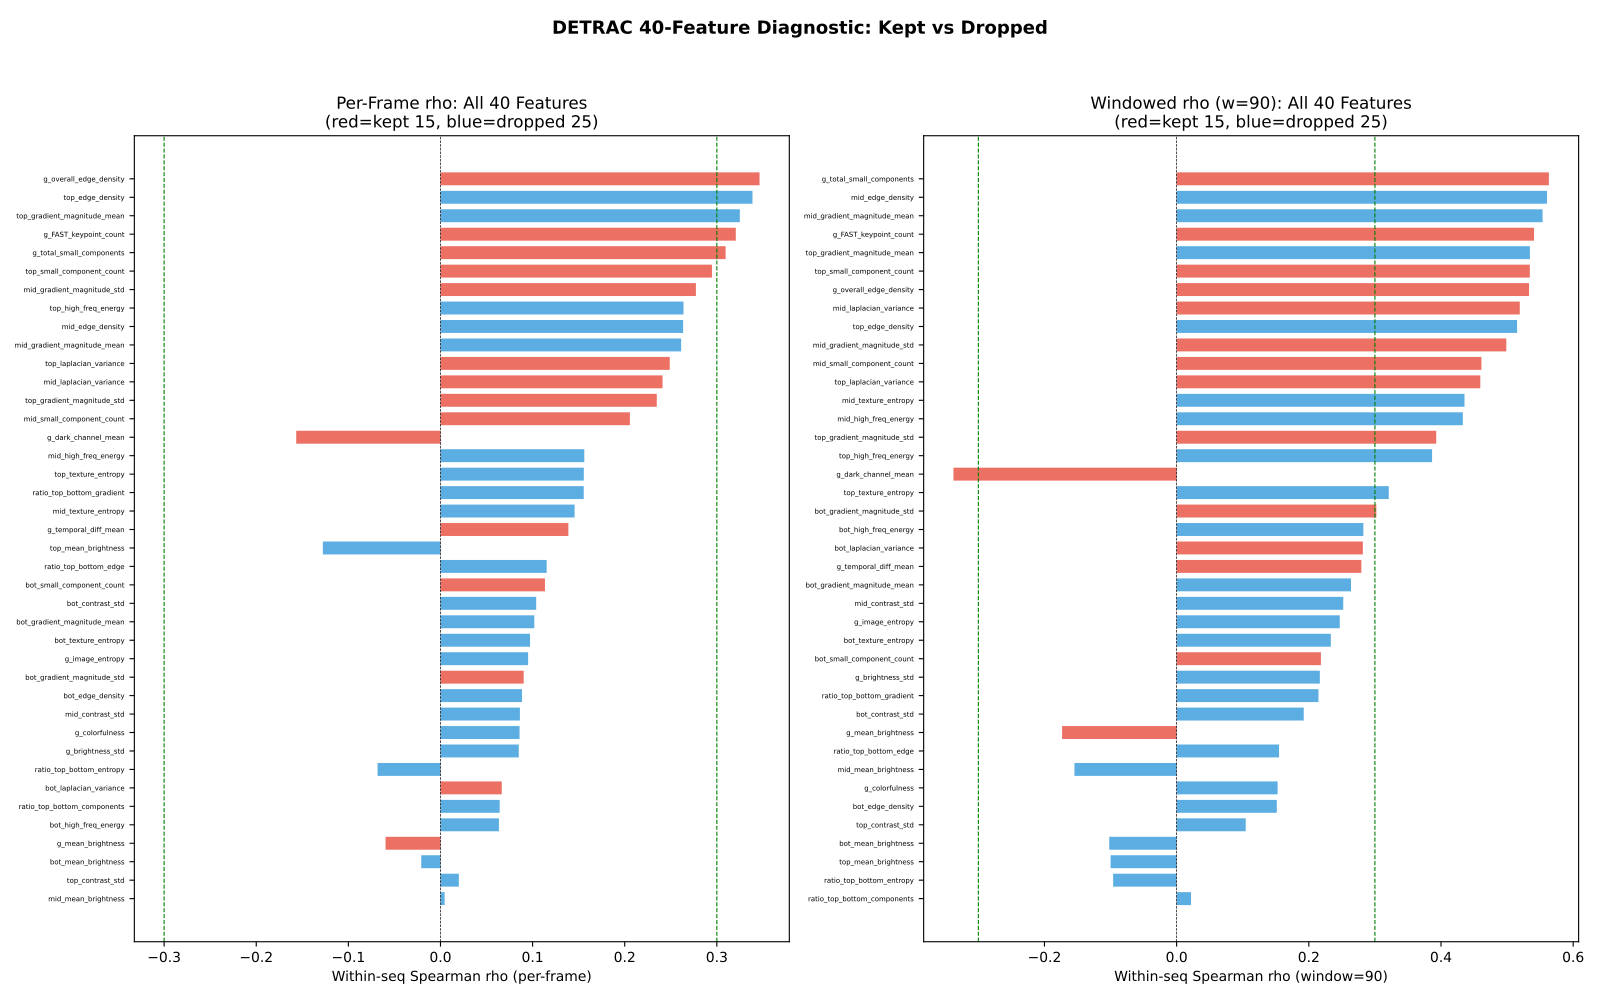

The script that saved this image:
#!/usr/bin/env python3
"""Quick diagnostic: all 40 DETRAC candidate features.

Tests whether the 25 features dropped during selection carry signal
that the final 15 missed. Uses existing 14.5K-frame candidate data.

Runs: windowed Spearman (w=30,60,90) + Elastic Net on all 40 features.
"""

from pathlib import Path

import matplotlib
matplotlib.use("Agg")
import matplotlib.pyplot as plt
from matplotlib.backends.backend_pdf import PdfPages
import numpy as np
import pandas as pd
from scipy.stats import spearmanr
from sklearn.linear_model import ElasticNetCV
from sklearn.preprocessing import StandardScaler

# ── Paths ──────────────────────────────────────────────────────────
ECHO_ROOT = Path(__file__).resolve().parent.parent
DET_CSV = ECHO_ROOT / "res_experiment" / "detrac_results.csv"
CAND_CSV = ECHO_ROOT / "spatial_experiments" / "spatial_experiments_candidate_features.csv"
PDF_PATH = ECHO_ROOT / "spatial_experiments" / "detrac_diagnostic_40feat.pdf"

# ── The 15 features that were kept ────────────────────────────────
KEPT_15 = {
    "top_laplacian_variance", "top_small_component_count", "top_gradient_magnitude_std",
    "mid_laplacian_variance", "mid_small_component_count", "mid_gradient_magnitude_std",
    "bot_laplacian_variance", "bot_small_component_count", "bot_gradient_magnitude_std",
    "global_total_small_components", "global_overall_edge_density",
    "global_FAST_keypoint_count", "global_mean_brightness",
    "global_dark_channel_mean", "global_temporal_diff_mean",
}

WINDOW_SIZES = [30, 60, 90]


def within_seq_spearman(df, feature_cols, target, min_frames=5):
    results = {}
    for feature in feature_cols:
        per_seq_rhos = []
        for _, group in df.groupby("sequence"):
            if len(group) < min_frames:
                continue
            if group[target].std() > 0 and group[feature].std() > 0:
                rho, _ = spearmanr(group[feature], group[target])
                if not np.isnan(rho):
                    per_seq_rhos.append(rho)
        results[feature] = {
            "rho": np.mean(per_seq_rhos) if per_seq_rhos else 0.0,
            "n": len(per_seq_rhos),
        }
    return results


def build_windowed_df(df, feature_cols, window_size):
    rows = []
    for seq, group in df.groupby("sequence"):
        group = group.sort_values("frame_id").reset_index(drop=True)
        n_windows = len(group) // window_size
        for w in range(n_windows):
            chunk = group.iloc[w * window_size:(w + 1) * window_size]
            row = {"sequence": seq, "window_idx": w}
            row["fn_nano"] = chunk["fn_nano"].mean()
            row["num_gt"] = chunk["num_gt"].mean()
            for feat in feature_cols:
                row[feat] = chunk[feat].mean()
            rows.append(row)
    return pd.DataFrame(rows)


def main():
    # ── Load & merge ──────────────────────────────────────────────
    print("Loading data...", flush=True)
    det_df = pd.read_csv(DET_CSV)
    cand_df = pd.read_csv(CAND_CSV)

    # Get fn_nano from detection results
    nano = det_df[det_df["model"] == "nano_320"][["sequence", "frame_id", "tp", "fn"]].copy()
    nano = nano.rename(columns={"tp": "tp_nano", "fn": "fn_nano"})

    # cand_df has num_misses — merge with nano for fn_nano and num_gt
    medium = det_df[det_df["model"] == "medium_640"][["sequence", "frame_id", "fn"]].copy()
    medium = medium.rename(columns={"fn": "fn_medium"})
    det_info = nano.merge(medium, on=["sequence", "frame_id"])

    # Also need num_gt — get from det_df
    num_gt = det_df[det_df["model"] == "nano_320"][["sequence", "frame_id", "num_gt"]].copy()
    det_info = det_info.merge(num_gt, on=["sequence", "frame_id"])

    df = cand_df.merge(det_info, on=["sequence", "frame_id"])
    print(f"  {len(df):,} frames, {df['sequence'].nunique()} sequences", flush=True)

    # Feature columns = all 40
    meta_cols = {"sequence", "frame_id", "weather", "num_misses",
                 "tp_nano", "fn_nano", "fn_medium", "num_gt"}
    feature_cols = [c for c in df.columns if c not in meta_cols]
    dropped_25 = [f for f in feature_cols if f not in KEPT_15]

    print(f"  {len(feature_cols)} features total, {len(dropped_25)} were dropped\n", flush=True)

    # ── Per-frame Spearman (all 40) ──────────────────────────────
    print("=" * 65)
    print("PER-FRAME WITHIN-SEQUENCE SPEARMAN (all 40 features vs fn_nano)")
    print("=" * 65)

    pf_rhos = within_seq_spearman(df, feature_cols, "fn_nano", min_frames=30)
    pf_sorted = sorted(pf_rhos.items(), key=lambda x: abs(x[1]["rho"]), reverse=True)

    print(f"\n{'Feature':<42s} {'rho':>8s}  {'kept?':>5s}")
    print("-" * 60)
    for feat, vals in pf_sorted:
        kept = "YES" if feat in KEPT_15 else "no"
        print(f"{feat:<42s} {vals['rho']:>+8.4f}  {kept:>5s}")

    # ── Windowed Spearman ─────────────────────────────────────────
    print(f"\n{'=' * 65}")
    print("WINDOWED SPEARMAN (all 40 features vs fn_nano)")
    print("=" * 65)

    windowed_results = {}
    for ws in WINDOW_SIZES:
        wdf = build_windowed_df(df, feature_cols, ws)
        rhos = within_seq_spearman(wdf, feature_cols, "fn_nano", min_frames=5)
        windowed_results[ws] = rhos

        sorted_rhos = sorted(rhos.items(), key=lambda x: abs(x[1]["rho"]), reverse=True)
        print(f"\n--- Window = {ws} ({len(wdf)} windows) ---")
        print(f"{'Feature':<42s} {'rho':>8s}  {'kept?':>5s}")
        print("-" * 60)
        for feat, vals in sorted_rhos[:15]:  # top 15
            kept = "YES" if feat in KEPT_15 else "no"
            print(f"{feat:<42s} {vals['rho']:>+8.4f}  {kept:>5s}")

    # ── Elastic Net (windowed w=30) ──────────────────────────────
    print(f"\n{'=' * 65}")
    print("ELASTIC NET (window=30, within-seq normalized, all 40 features)")
    print("=" * 65)

    wdf30 = build_windowed_df(df, feature_cols, 30)

    # Per-sequence normalization
    for feat in feature_cols:
        wdf30[feat] = wdf30.groupby("sequence")[feat].transform(
            lambda x: (x - x.mean()) / x.std() if x.std() > 0 else 0
        )
    wdf30["fn_nano"] = wdf30.groupby("sequence")["fn_nano"].transform(
        lambda x: (x - x.mean()) / x.std() if x.std() > 0 else 0
    )

    # Drop rows with NaN from normalization
    wdf30 = wdf30.dropna(subset=feature_cols + ["fn_nano"]).reset_index(drop=True)

    X = wdf30[feature_cols].values
    y = wdf30["fn_nano"].values

    scaler = StandardScaler()
    X_scaled = scaler.fit_transform(X)

    enet = ElasticNetCV(l1_ratio=[0.1, 0.5, 0.7, 0.9, 0.95, 0.99],
                        cv=5, random_state=42, max_iter=5000)
    enet.fit(X_scaled, y)
    r2 = enet.score(X_scaled, y)

    print(f"\n  R² = {r2:.4f}  (l1_ratio={enet.l1_ratio_:.2f}, alpha={enet.alpha_:.6f})")

    # Feature importances
    coefs = pd.Series(enet.coef_, index=feature_cols)
    nonzero = coefs[coefs != 0].abs().sort_values(ascending=False)
    print(f"  Non-zero features: {len(nonzero)} / {len(feature_cols)}")
    print(f"\n  {'Feature':<42s} {'coef':>8s}  {'kept?':>5s}")
    print(f"  {'-'*58}")
    for feat, coef in nonzero.head(20).items():
        kept = "YES" if feat in KEPT_15 else "no"
        print(f"  {feat:<42s} {coefs[feat]:>+8.4f}  {kept:>5s}")

    # ── Compare kept vs dropped ──────────────────────────────────
    print(f"\n{'=' * 65}")
    print("KEPT 15 vs DROPPED 25: HEAD-TO-HEAD")
    print("=" * 65)

    for ws in WINDOW_SIZES:
        rhos = windowed_results[ws]
        kept_best = max((abs(rhos[f]["rho"]) for f in feature_cols if f in KEPT_15), default=0)
        dropped_best = max((abs(rhos[f]["rho"]) for f in feature_cols if f not in KEPT_15), default=0)
        kept_mean = np.mean([abs(rhos[f]["rho"]) for f in feature_cols if f in KEPT_15])
        dropped_mean = np.mean([abs(rhos[f]["rho"]) for f in feature_cols if f not in KEPT_15])
        print(f"  w={ws:>3d}:  kept best={kept_best:.4f}  dropped best={dropped_best:.4f}  "
              f"| kept mean={kept_mean:.4f}  dropped mean={dropped_mean:.4f}")

    # Also check: Elastic Net with ONLY dropped features
    print(f"\n  Elastic Net R² (all 40): {r2:.4f}")

    X_kept = wdf30[[f for f in feature_cols if f in KEPT_15]].values
    enet_kept = ElasticNetCV(l1_ratio=[0.1, 0.5, 0.7, 0.9, 0.95, 0.99],
                             cv=5, random_state=42, max_iter=5000)
    enet_kept.fit(scaler.fit_transform(X_kept), y)
    print(f"  Elastic Net R² (kept 15 only): {enet_kept.score(scaler.transform(X_kept), y):.4f}")

    X_dropped = wdf30[[f for f in feature_cols if f not in KEPT_15]].values
    enet_drop = ElasticNetCV(l1_ratio=[0.1, 0.5, 0.7, 0.9, 0.95, 0.99],
                             cv=5, random_state=42, max_iter=5000)
    enet_drop.fit(scaler.fit_transform(X_dropped), y)
    print(f"  Elastic Net R² (dropped 25 only): {enet_drop.score(scaler.transform(X_dropped), y):.4f}")

    # ── PDF ──────────────────────────────────────────────────────
    print(f"\nGenerating PDF...", flush=True)
    _generate_pdf(feature_cols, pf_rhos, windowed_results, coefs, r2)
    print(f"Done. -> {PDF_PATH}")


def _generate_pdf(feature_cols, pf_rhos, windowed_results, enet_coefs, enet_r2):
    with PdfPages(str(PDF_PATH)) as pdf:

        # ── Page 1: Per-frame + windowed rho, kept vs dropped ────
        fig, axes = plt.subplots(1, 2, figsize=(16, 10))

        # Left: per-frame rho bar chart (all 40, colored by kept/dropped)
        ax = axes[0]
        sorted_feats = sorted(feature_cols, key=lambda f: abs(pf_rhos[f]["rho"]))
        y = np.arange(len(sorted_feats))
        colors = ["#e74c3c" if f in KEPT_15 else "#3498db" for f in sorted_feats]
        vals = [pf_rhos[f]["rho"] for f in sorted_feats]
        ax.barh(y, vals, color=colors, alpha=0.8, height=0.7)
        ax.set_yticks(y)
        ax.set_yticklabels([f.replace("global_", "g_") for f in sorted_feats], fontsize=5)
        ax.set_xlabel("Within-seq Spearman rho (per-frame)")
        ax.set_title("Per-Frame rho: All 40 Features\n(red=kept 15, blue=dropped 25)")
        ax.axvline(0, color="k", lw=0.5, ls="--")
        ax.axvline(0.3, color="green", ls="--", lw=0.8)
        ax.axvline(-0.3, color="green", ls="--", lw=0.8)

        # Right: windowed rho at w=90
        ax = axes[1]
        rhos_90 = windowed_results[90]
        sorted_feats_w = sorted(feature_cols, key=lambda f: abs(rhos_90[f]["rho"]))
        y = np.arange(len(sorted_feats_w))
        colors = ["#e74c3c" if f in KEPT_15 else "#3498db" for f in sorted_feats_w]
        vals = [rhos_90[f]["rho"] for f in sorted_feats_w]
        ax.barh(y, vals, color=colors, alpha=0.8, height=0.7)
        ax.set_yticks(y)
        ax.set_yticklabels([f.replace("global_", "g_") for f in sorted_feats_w], fontsize=5)
        ax.set_xlabel("Within-seq Spearman rho (window=90)")
        ax.set_title("Windowed rho (w=90): All 40 Features\n(red=kept 15, blue=dropped 25)")
        ax.axvline(0, color="k", lw=0.5, ls="--")
        ax.axvline(0.3, color="green", ls="--", lw=0.8)
        ax.axvline(-0.3, color="green", ls="--", lw=0.8)

        fig.suptitle("DETRAC 40-Feature Diagnostic: Kept vs Dropped",
                     fontsize=13, fontweight="bold")
        plt.tight_layout(rect=[0, 0, 1, 0.95])
        pdf.savefig(fig, dpi=150)
        plt.close(fig)

        # ── Page 2: Elastic Net coefficients ─────────────────────
        fig, ax = plt.subplots(figsize=(14, 10))
        sorted_by_coef = sorted(feature_cols, key=lambda f: abs(enet_coefs[f]))
        y = np.arange(len(sorted_by_coef))
        colors = ["#e74c3c" if f in KEPT_15 else "#3498db" for f in sorted_by_coef]
        ax.barh(y, [enet_coefs[f] for f in sorted_by_coef],
                color=colors, alpha=0.8, height=0.7)
        ax.set_yticks(y)
        ax.set_yticklabels([f.replace("global_", "g_") for f in sorted_by_coef], fontsize=5)
        ax.set_xlabel("Elastic Net Coefficient")
        ax.set_title(f"Elastic Net (w=30, within-seq normalized): R²={enet_r2:.4f}\n"
                     f"(red=kept 15, blue=dropped 25)")
        ax.axvline(0, color="k", lw=0.5, ls="--")

        plt.tight_layout()
        pdf.savefig(fig, dpi=150)
        plt.close(fig)


if __name__ == "__main__":
    main()
